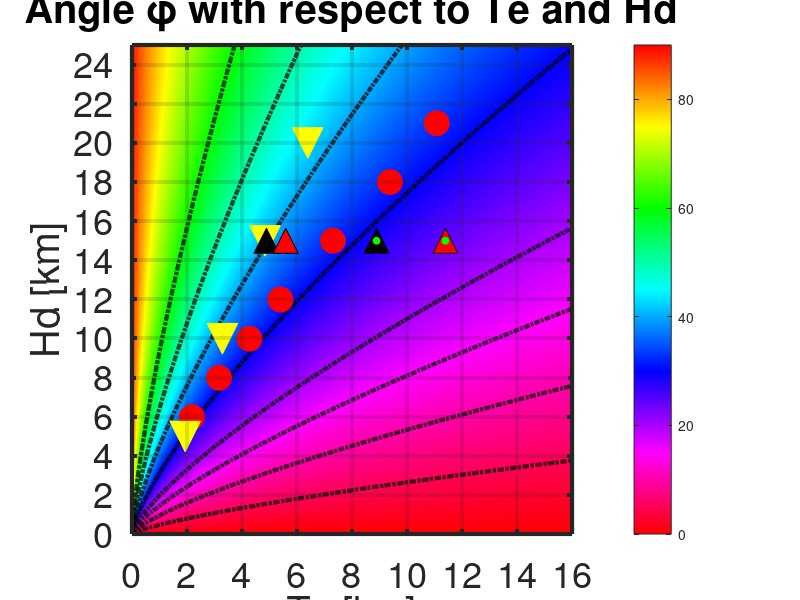

Source code (MATLAB):
%slope
clear 
clc
close all

%initialization
delta_rho_d = 200;
delta_rho_c = 200;
g = 10;
E = 7.5 * 10^10;          %[Pa] Young's modulus
mu = 0.25;              % Poisson's ratio
x = linspace(0,3,1000);

n = 1001;
Hd_max = 25000;
Te_max = 16000;
Hd_array = linspace(0, Hd_max, n);
Te_array = linspace(0, Te_max, n);
phi = zeros(n,n);
coefficient = 2 * delta_rho_d/delta_rho_c^0.75*(E/(3*g*(1-mu^2)))^-0.25;

for i = 1:n;
    Hd = Hd_array(i);
    for j = 1:n;
        Te = Te_array(j);
        grad_dif = coefficient * Hd/(Te^0.75);
        phi(i,j) = atand(grad_dif);
    end
end

h = pcolor(phi);
set(h, 'EdgeColor', 'none');
colormap( flipud(hsv(1000)) );
colorbar
hold on;

grid on
set(gca,'layer','top')
cp1 = contour(phi,[5 5], 'k-.','linewidth', 3); hold on;
cp2 = contour(phi,[10 10], 'k-.','linewidth', 3);
cp3 = contour(phi,[15 15], 'k-.','linewidth', 3);
cp4 = contour(phi,[20 20], 'k-.','linewidth', 3);
cp5 = contour(phi,[30 30], 'k-.','linewidth', 3);
cp6 = contour(phi,[40 40], 'k-.','linewidth', 3);
cp7 = contour(phi,[50 50], 'k-.','linewidth', 3);
cp8 = contour(phi,[60 60], 'k-.','linewidth', 3);

%legend([cp1,cp2,cp3,cp4,cp5,cp6],'5','10','15','20','30','40')

%plotting model data
% EP cases
EP_Hd = [6,8,10,12,15,18,21];
EP_Te_xf = [2.19,3.11,4.2,5.24,7.12,9.19,10.41];
EP_Te_gamma = [2.2,3.25,4.37,5.58,7.51,9.58,11.76];
EP_Te_avg = 0.5 * (EP_Te_xf + EP_Te_gamma);
EP_Hd = EP_Hd * 1000 / Hd_max * n;
EP_Te_avg = EP_Te_avg * 1000 / Te_max * n;
plot(EP_Te_avg, EP_Hd, 'ro','Markersize', 18,'markerfacecolor','r'); hold on;
%EVP const therm case
EVP_Hd = [5,10,15,20];
EVP_Te_xf = [2.3,4.0,5.8,8.4];
EVP_Te_gamma = [1.6,2.6,3.9,4.4];
EVP_Te_avg = 0.5 * (EVP_Te_xf + EVP_Te_gamma);
EVP_Hd = EVP_Hd * 1000 / Hd_max * n;
EVP_Te_avg = EVP_Te_avg * 1000 / Te_max * n;
plot(EVP_Te_avg, EVP_Hd, 'yv','Markersize', 22,'markerfacecolor','y'); hold on;
%EVP mantle
EVPm_Hd = [15,15,15,15];
EVPm_Te_avg = [4.9,5.6,8.9,11.4];
EVPm_Hd = EVPm_Hd * 1000 / Hd_max * n;
EVPm_Te_avg = EVPm_Te_avg * 1000 / Te_max * n;
plot(EVPm_Te_avg([1 3]), EVPm_Hd([1 3]), 'k^','Markersize', 18,'MarkerEdgeColor','k','markerfacecolor','k');
plot(EVPm_Te_avg([2 4]), EVPm_Hd([2 4]), 'k^','Markersize', 18,'MarkerEdgeColor','k','markerfacecolor','r');
plot(EVPm_Te_avg([3 4]), EVPm_Hd([3 4]), 'go','Markersize', 5,'markerfacecolor','g');



title('Angle \phi with respect to Te and Hd','Fontsize',26')
ylabel('Hd [km]','Fontsize',26')
xlabel('Te [km]','Fontsize',26')

N_interval_Hd = 80;
N_interval_Te = 125;
set(gca,'Fontsize',26','Linewidth',3)
set(gca,'XTick', [1:N_interval_Te:n] ); %This are going to be the only values affected.
set(gca,'XTickLabel',Te_array(1:N_interval_Te:n)/1000 );
set(gca,'YTick', [1:N_interval_Hd:n] ); %This are going to be the only values affected.
set(gca,'YTickLabel',Hd_array(1:N_interval_Hd:n)/1000 );
daspect([2 1.8 1]);
